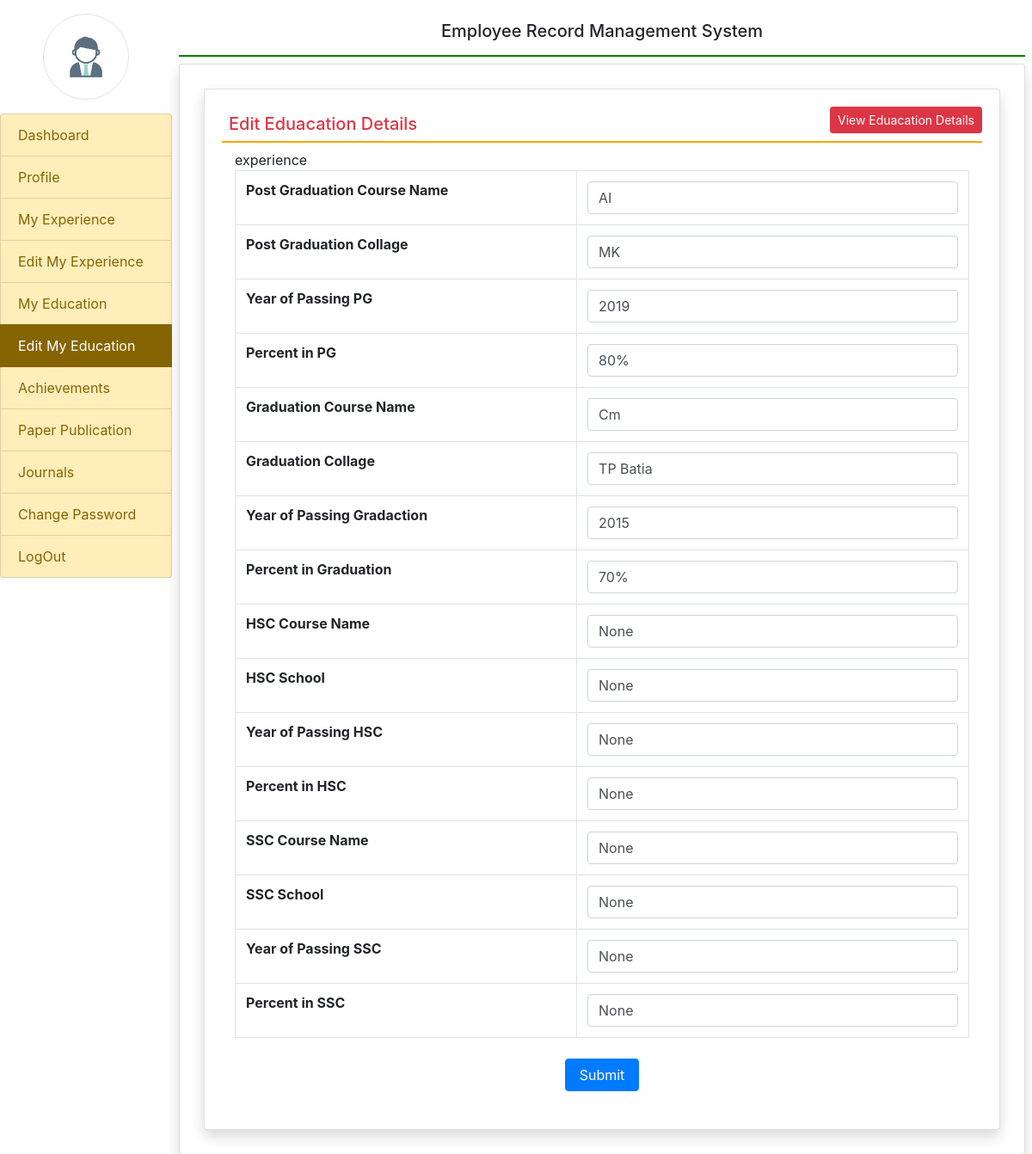
Page /edit_education/ (signed in) on the committed database.
### employee/models.py (models this page shows, shortened)
class EmployeeEduction(models.Model):
    user = models.ForeignKey(User, on_delete=models.CASCADE)
    coursepg = models.CharField(max_length=100, null=True)
    schoolclgpg = models.CharField(max_length=100, null=True)
    yearofpassingpg = models.CharField(max_length=20, null=True)
    percentagepg = models.CharField(max_length=30, null=True)
    coursegra = models.CharField(max_length=100, null=True)
    schoolclggra = models.CharField(max_length=100, null=True)
    yearofpassinggra = models.CharField(max_length=20, null=True)
    percentagegra = models.CharField(max_length=30, null=True)
    coursessc = models.CharField(max_length=100, null=True)
    schoolclgssc = models.CharField(max_length=100, null=True)
    yearofpassingssc = models.CharField(max_length=20, null=True)
    percentagessc = models.CharField(max_length=30, null=True)
    coursehsc = models.CharField(max_length=100, null=True)
    schoolclghsc = models.CharField(max_length=100, null=True)
    yearofpassinghsc = models.CharField(max_length=20, null=True)
    percentagehsc = models.CharField(max_length=30, null=True)

### employee/views.py (the view, shortened to what this page needs)
# urls.py: path('edit_education/', views.edit_education, name = "edit_education"),
def edit_education(request):
    if not request.user.is_authenticated:
        return redirect('emp_login')
    error = ""
    user = request.user
    education = EmployeeEduction.objects.get(user = user)
    return render(request,'edit_education.html', locals())

### templates/edit_education.html (shortened to what this page needs)
{% extends 'emp_base.html' %}
{% block main %}
<div class="card shadow m-2" xmlns="http://www.w3.org/1999/html">
    <div class="card-body">
        <a href="{% url 'my_education' %}" class="btn btn-danger float-right btn-sm">View Eduacation Details</a>
        <h5 class="p-2 text-danger" style="border-bottom: 2px solid orange">Edit Eduacation Details</h5>
        <div class="container-fluid">
            <form method="POST">
            <table class="table table-bordered">
                <tr>
                    <th>Post Graduation Course Name</th>experience
                    <td><input type="text" name="coursepg" class="form-control"value="{{education.coursepg}}"></td>
                </tr>
                <tr>
                    <th>Post Graduation Collage</th>
                    <td><input type="text" name="schoolclgpg" class="form-control" value="{{education.schoolclgpg}}"></td>
                </tr>
                <tr>
                    <th>Year of Passing PG</th>
                    <td><input type="text" name="yearofpassingpg" class="form-control" value="{{education.yearofpassingpg}}"></td>
                </tr>
                <tr>
                    <th>Percent in PG </th>
                    <td><input type="text" name="percentagepg" class="form-control" value="{{education.percentagepg}}"></td>
                </tr>
                <tr>
                    <th>Graduation Course Name</th>
                    <td><input type="text" name="coursegra" class="form-control" value="{{education.coursegra}}"></td>
                </tr>
                <tr>
                    <th> Graduation Collage</th>
                    <td><input type="text" name="schoolclggra" class="form-control" value="{{education.schoolclggra}}"></td>
                </tr>
                <tr>
                    <th>Year of Passing Gradaction</th>
                    <td><input type="text" name="yearofpassinggra" class="form-control" value="{{education.yearofpassinggra}}"></td>
                </tr>
                <tr>
                    <th>Percent in Graduation </th>
                    <td><input type="text" name="percentagegra" class="form-control" value="{{education.percentagegra}}"></td>
                </tr>
                <tr>
                    <th>HSC Course Name</th>
                    <td><input type="text" name="coursehsc" class="form-control" value="{{education.coursehsc}}"></td>
                </tr>
                <tr>
                    <th>HSC School</th>
                    <td><input type="text" name="schoolclghsc" class="form-control" value="{{education.schoolclghsc}}"></td>
                </tr>
                <tr>
                    <th>Year of Passing HSC</th>
                    <td><input type="text" name="yearofpassinghsc" class="form-control" value="{{education.yearofpassinghsc}}"></td>
                </tr>
                <tr>
                    <th>Percent in HSC </th>
                    <td><input type="text" name="percentagehsc" class="form-control" value="{{education.percentagehsc}}"></td>
                </tr>
                <tr>
                    <th>SSC Course Name</th>
                    <td><input type="text" name="coursessc" class="form-control" value="{{education.coursessc}}"></td>
                </tr>
                <tr>
                    <th>SSC School</th>
                    <td><input type="text" name="schoolclgssc" class="form-control" value="{{education.schoolclgssc}}"></td>
                </tr>
                <tr>
                    <th>Year of Passing SSC</th>
                    <td><input type="text" name="yearofpassingssc" class="form-control" value="{{education.yearofpassingssc}}"></td>
                </tr>
                <tr>
                    <th>Percent in SSC </th>
                    <td><input type="text" name="percentagessc" class="form-control" value="{{education.percentagessc}}"></td>
                </tr>
            </table>
               <center><input type="Submit" value="Submit" class="btn btn-primary m-2 px-3"></center>
</form>
        </div>
    </div>
</div>
{% endblock %}

### rows in the picture
EmployeeEduction: schoolclgpg "MK", yearofpassingpg "2019", percentagepg "80%", coursegra "Cm", schoolclggra "TP Batia", yearofpassinggra "2015", percentagegra "70%", coursehsc "None", schoolclghsc "None", yearofpassinghsc "None", percentagehsc "None", coursessc "None", schoolclgssc "None", yearofpassingssc "None", percentagessc "None"
